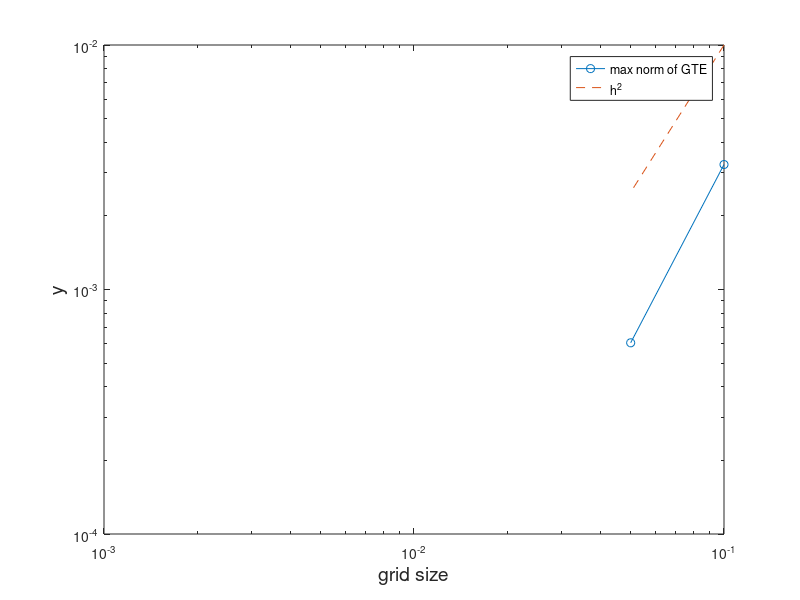

This chart was generated by the following MATLAB code:
clc; clear all; format long;

n=[11,21];

for m=1:length(n)
    
L = 1;
N = n(m);
M = N*N;
J = N+1;

r = linspace(0,L,N);      % x-coordinate
t = linspace(0,pi/2,N);   % y-coordinate

dr = r(2) - r(1);     % grid spacing
dr2 = dr*dr;
dt = t(2) - t(1);
dt2 = dt*dt;

% label the grid points: boundary or interior

for j=1:N
	for i=1:N
		k = i + N*(j - 1);                    % (i,j)    
		ityp(k) = 0;                          % interior point
		if ((i == 1) & (j >= 1) & (j < N))    % r=0
		    ityp(k) = 1;
		end
		if ((i == N) & (j > 1) & (j <= N))    % r=1
		    ityp(k) = 2;
		end
		if ((i > 1) & (i <= N) & (j == 1))    % theta=0
		    ityp(k) = 3;
		end
		if ((i >= 1) & (i < N) & (j == N))    % theta=pi/2
		    ityp(k) = 4;
		end
	end
end

% boundary conditions

% fa = zeros(N,1);
fb = sin(2.*t).^2./4;
%fc = sin(pi*x2);
%fd = exp(pi)*sin(pi*x2) + 0.5*x2.^2;

% set up the linear system

A = zeros(M,M);
b = zeros(M,1);

for j=1:N
    
	for i=1:N
        
		k0 = i + N*(j - 1);       % (i,j)
		k1 = i - 1 + N*(j - 1);   % (i-1,j)   
		k2 = i + 1 + N*(j - 1);   % (i+1,j)   
		k3 = i + N*(j - 2);       % (i,j-1)   
		k4 = i + N*j;             % (i,j+1)             
        k5 = i + N*(j + 1);       % (i,j+2)
        k6 = i + N*(j - 3);       % (i,j-2)
        
		if (ityp(k0) == 0)
            
			A(k0,k0) = -((2/dr2)+2/(dt2*r(i).^2));
		    A(k0,k1) = ((r(i)-dr/2)/(r(i)*dr2));
			A(k0,k2) = ((r(i)+dr/2)/(r(i)*dr2));
			A(k0,k3) = (1/(dt2*r(i).^2));
			A(k0,k4) = (1/(dt2*r(i).^2));
            
			b(k0) = 2*r(i)^2;   % right-hand side of Poisson equation
            
		  elseif (ityp(k0) == 1)
              
		     A(k0,k0) = 1;
             
             b(k0) = 0;
             
		elseif (ityp(k0) == 2) 
            
		    A(k0,k0) = 1;
            
			b(k0) = fb(j);
            
		elseif (ityp(k0) == 3)
            
		    A(k0,k0) = -3/(2*dt);
            A(k0,k4) =  2/(dt);
            A(k0,k5) = -1/(2*dt);
            
			b(k0) = 0;
            
		elseif (ityp(k0) == 4)
            
			A(k0,k0) = 3/(2*dt);
            A(k0,k3) = -2/(dt);
            A(k0,k6) = 1/(2*dt);
            
			b(k0) = 0;
		end
	end
end

u = pinv(A)*b;

for j=1:N
	for i=1:N
        
		k = i + N*(j - 1);
		X1(i,j) = r(i);
		X2(i,j) = t(j);
        Y(i,j) = u(k);                           % numerical solution
		Z(i,j) = X1(i,j)^4*sin(2*X2(i,j))^2/4;   % exact solution
        
	end
end

X11=X1.*cos(X2);  % Convert Polar to Cartisan
X22=X1.*sin(X2);

err=abs(Y-Z);

gmax(m)=max(max(err));
h(m) = dr;
h2(m)=dr^2;

end

set(gcf,'color','w')
loglog(h,gmax,'-o',h,h2,'--');
xlabel('grid size','FontSize',14);
ylabel('y','FontSize',14);
xlim([1e-3,1e-1])
legend('max norm of GTE','h^2')



